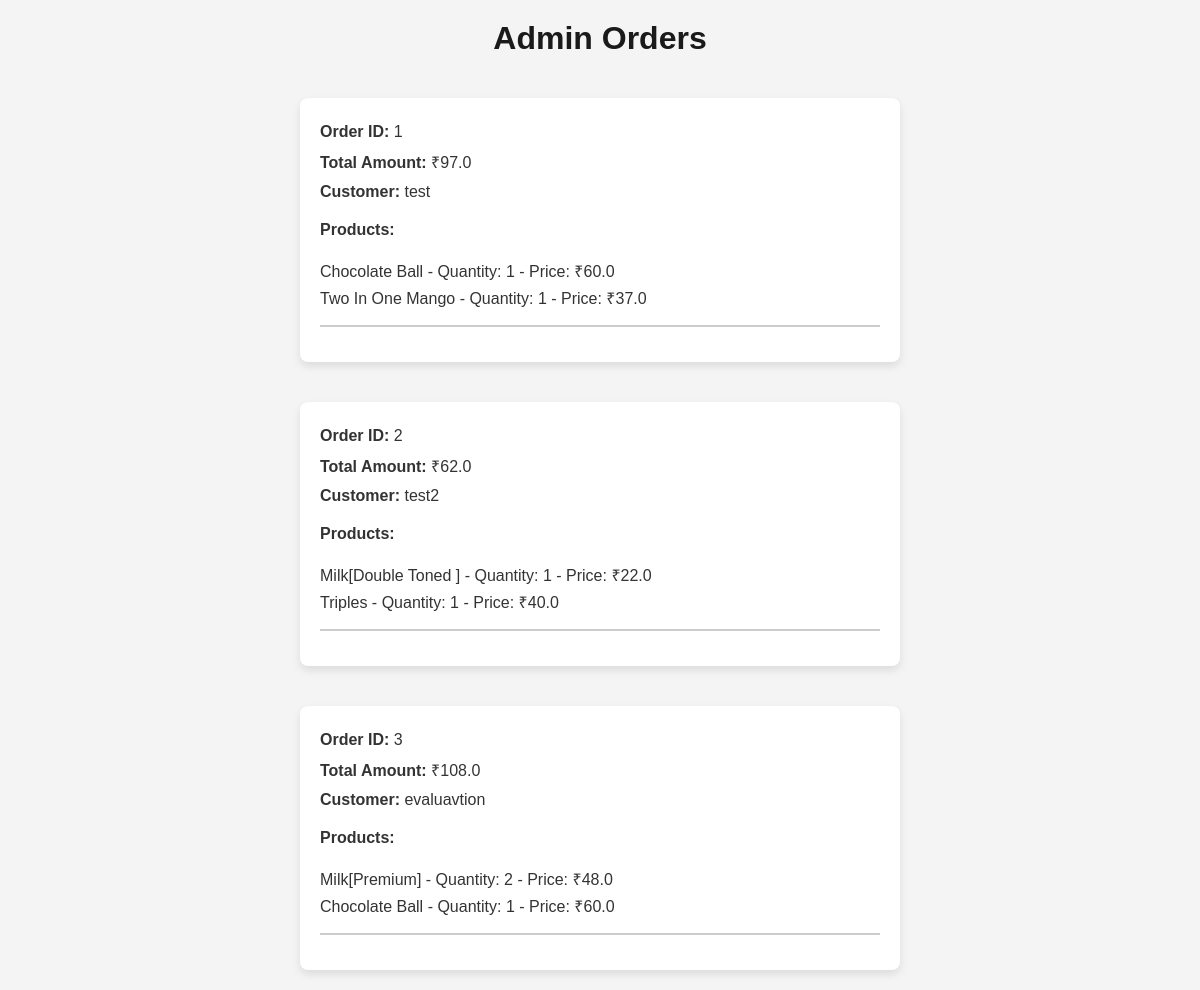
Page /admin/orders (signed in) on the committed database.
### app.py (models this page shows)
class Order(db.Model):
    __tablename__ = 'order'
    id = db.Column(db.Integer, primary_key=True)
    user_id = db.Column(db.Integer, db.ForeignKey('user.id'), nullable=False)
    total_amount = db.Column(db.Float, nullable=False)
    name = db.Column(db.String(255))  # Add this line for the "name" column
    shipping_address = db.Column(db.String(255))
    card_number = db.Column(db.String(16))
    expiry_date = db.Column(db.String(5))
    cvv = db.Column(db.String(3))
    order_date = db.Column(db.DateTime, default=datetime.utcnow)
    user_id = db.Column(db.Integer, db.ForeignKey('user.id'), nullable=False)
    order_items = db.relationship('OrderDetails', back_populates='order', lazy=True)

class User(UserMixin, db.Model):
    id = db.Column(db.Integer, primary_key=True)
    username = db.Column(db.String(50), unique=True, nullable=False)
    password = db.Column(db.String(50), nullable=False)
    is_admin = db.Column(db.Boolean, default=False)
    carts = db.relationship('Cart', backref='user', lazy=True)
    orders = db.relationship('Order', backref='customer', lazy=True)

class OrderDetails(db.Model):
    id = db.Column(db.Integer, primary_key=True)
    order_id = db.Column(db.Integer, db.ForeignKey('order.id'), nullable=False)
    product_id = db.Column(db.Integer, db.ForeignKey('product.id'), nullable=False)
    product_name = db.Column(db.String(255), nullable=False)
    quantity = db.Column(db.Integer, nullable=False)
    price = db.Column(db.Float, nullable=False)
    order = db.relationship('Order', back_populates='order_items')

### app.py (the view)
@app.route('/admin/orders')
@login_required
def admin_orders():
    if not current_user.is_admin:
        return "Permission Denied"
    orders = Order.query.all()
    order_details = OrderDetails.query.all()
    return render_template('admin_orders.html', orders=orders, order_details=order_details)

### app.py (called while the page is built)
@login_manager.user_loader
def load_user(user_id):
    return User.query.get(int(user_id))

### templates/admin_orders.html (shortened to what this page needs)
<!DOCTYPE html>
<html lang="en">
<head>
</head>
<body>
    <h1>Admin Orders</h1>
    {% for order in orders %}
        <div class="order-container">
            <p><strong>Order ID:</strong> {{ order.id }}</p>
            <p><strong>Total Amount:</strong> ₹{{ order.total_amount }}</p>
            <p><strong>Customer:</strong> {{ order.customer.username }}</p>
            <div class="order-details">
                <p><strong>Products:</strong></p>
                <ul>
                    {% for detail in order_details if detail.order_id == order.id %}
            <li>{{ detail.product_name }} - Quantity: {{ detail.quantity }} - Price: ₹{{ detail.price }}</li>
        {% endfor %}
                </ul>
            </div>
            <hr>
        </div>
    {% endfor %}
</body>
</html>

### templates/admin_orders.html (style rules this page uses)
body { font-family: 'Arial', sans-serif; background-color: #f4f4f4; color: #333; margin: 0; padding: 0; display: flex; flex-direction: column; align-items: center; justify-content: center; min-height: 100vh; overflow-y: auto; }
h1 { color: #1a1a1a; margin-top: 20px; }
.order-container { background-color: #fff; border-radius: 8px; box-shadow: 0 4px 8px rgba(0, 0, 0, 0.1); margin: 20px auto; padding: 20px; width: 70%; max-width: 600px; box-sizing: border-box; transition: box-shadow 0.3s ease-in-out; }
.order-container p { margin: 0; padding: 5px 0; }
.order-container .order-details { margin-top: 10px; }
.order-container .order-details ul { list-style-type: none; padding: 0; }
.order-container .order-details li { margin-bottom: 5px; }
hr { margin: 15px 0; border: 1px solid #ccc; }

### rows in the picture
Order: id "1", total_amount "97.0", customer.username "test"
OrderDetails: product_name "Chocolate Ball", quantity "1", price "60.0"
OrderDetails: product_name "Two In One Mango", quantity "1", price "37.0"
Order: id "2", total_amount "62.0", customer.username "test2"
OrderDetails: product_name "Milk[Double Toned ]", quantity "1", price "22.0"
OrderDetails: product_name "Triples", quantity "1", price "40.0"
Order: id "3", total_amount "108.0", customer.username "evaluavtion"
OrderDetails: product_name "Milk[Premium]", quantity "2", price "48.0"
OrderDetails: product_name "Chocolate Ball", quantity "1", price "60.0"
